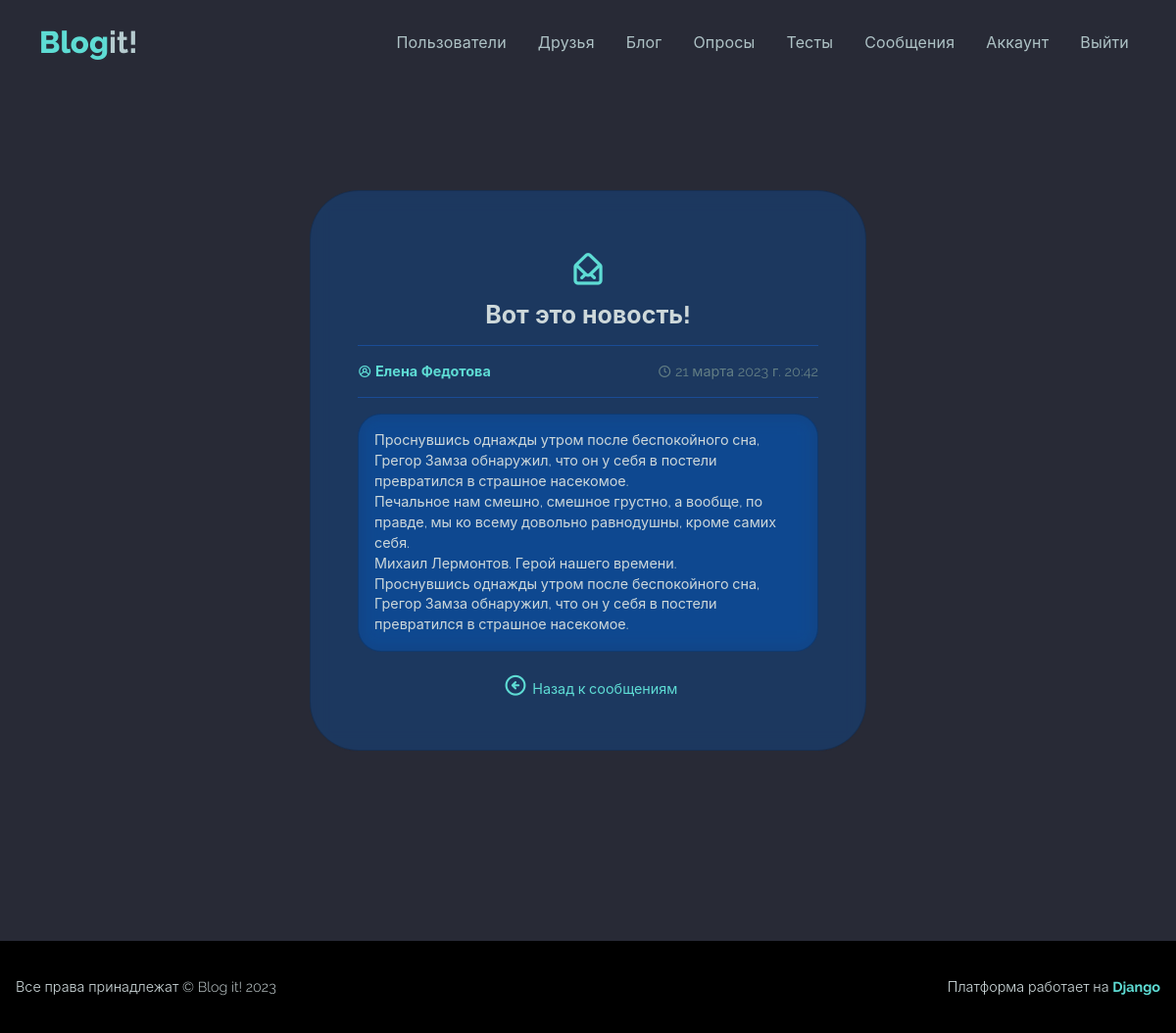
The page /message/6/ (signed in) on the database its author committed.
### users/models.py (models this page shows, shortened)
class Message(models.Model):
    sender = models.ForeignKey(
        Profile, on_delete=models.SET_NULL,
        null=True, blank=True)
    recipient = models.ForeignKey(
        Profile, on_delete=models.SET_NULL,
        null=True, blank=True, related_name='messages')
    name = models.CharField(max_length=200,
        null=True, blank=True)
    email = models.EmailField(max_length=200,
        null=True, blank=True)
    subject = models.CharField(max_length=200,
        null=True, blank=True)
    body = models.TextField()
    is_read = models.BooleanField(default=False, null=True)
    created = models.DateTimeField(auto_now_add=True)
    class Meta:
        ordering = ['is_read', '-created']
        verbose_name = 'Сообщение'
        verbose_name_plural = 'Сообщения'

### users/views.py (the view)
# urls.py: path('message/<str:pk>/', views.viewMessage, name='message'),
@login_required
def viewMessage(request, pk):
    profile = request.user.profile
    message = profile.messages.get(id=pk)
    if message.is_read is False:
        message.is_read = True
        message.save()
    context = {'message': message}
    return render(request, 'users/message.html', context)

### users/templates/users/message.html
{% extends 'base.html' %}
{% block content %}
    <section>
        <main>
            <div class="mt-5 mb-5">
                <div class="vh-100 d-flex justify-content-center align-items-center">
                    <div class="container">
                        <div class="row d-flex justify-content-center">
                            <div class="col-12 col-md-6 col-lg-6">
                                <div class="card card-bg">
                                    <div class="card-body p-5">
                                        <div class="mb-1 mt-md-2">
                                            <div>
                                                <h2 class="text-center text-primary">
                                                    <i class="uil uil-envelope-open"></i>
                                                </h2>
                                                <h5 class="fw-bold fs-2 text-200 mb-2 text-center">{{ message.subject }}</h5>
                                                <hr>
                                                <div class="d-flex justify-content-between">
                                                    {% if message.sender %}
                                                        <span class="fs--1 fw-bold text-start"><a href="{% url 'user-profile' message.sender.username  %}"
   class="text-decoration-none text-start"><i class="uil uil-user-circle text-primary"></i> {{ message.name }}</a></span>
                                                    {% else %}
                                                        <span class="fw-bold fs--1 text-600 text-start">Отправитель: {{ message.name }}</span>
                                                    {% endif %}
                                                    <span class="fs--1 text-600 text-end"><i class="uil uil-clock"></i> {{ message.created }}</span>
                                                </div>
                                                <hr>
                                                <div class="message-card card-bg">
                                                    <div class="card-body">
                                                        <div class=" fs--1 text-200 px-2 py-2">{{ message.body|linebreaksbr }}</div>
                                                    </div>
                                                </div>
                                            </div>
                                        </div>
                                        <div class="text-center mt-3">
                                            <a href="{% url 'inbox' %}" style="text-decoration: none;"><i class="uil uil-arrow-circle-left"
   style="padding: 0.3rem;
          font-size: 25px"></i>Назад к сообщениям</a>
                                        </div>
                                    </div>
                                </div>
                            </div>
                        </div>
                    </div>
                </div>
            </main>
        {% endblock content %}

### rows shown on the page
Message: subject "Вот это новость!", name "Елена Федотова", created "21 марта 2023 г. 20:42", body "Проснувшись однажды утром после беспокойного сна, Грегор Замза обнаружил, что он у себя в постели превратился в страшное насекомое. Печальное нам смешно, смешное грустно, а вообще, по правде, мы ко всему довольно равнодушны, кроме самих себя. Михаил Лермонтов. Герой нашего времени. Проснувшись однажды утром после беспокойного сна, Грегор Замза обнаружил, что он у себя в постели превратился в страшное насекомое."
